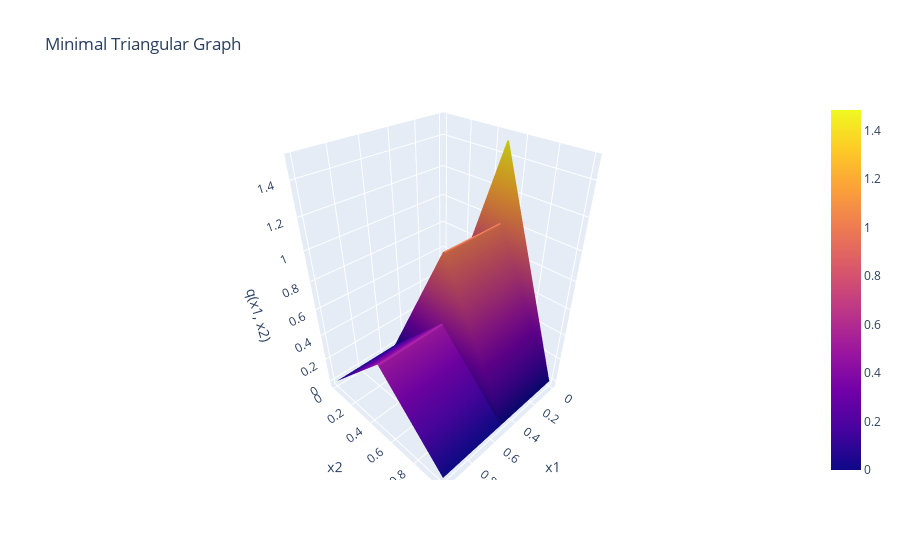

Notebook code for this chart:
### Markdown cell above
<center>

## Numerical Exercise 2
### Md Shariar Imroze Khan
### Matriculation Number: 220202354

</center>

___________________________________________________________________________

### Code cell
import plotly.graph_objects as go
import numpy as np

def q_triangle(x1, x2):
    return 1/2 - abs(x2 - 1/2)

def compute_minimal_graph():
    vertices = [[0, 0, 0], [0.5, 0, 0.5], [1, 0, 0], [0, 1, 0], [0.5, 1, 0.5], [1, 1, 0]]
    triangles = [[0, 0.5, 4], [1, 2, 4], [2, 3, 4], [0, 4, 3], [0, 3, 5]]

    def minimal_graph(x1, x2):
        q_values = []
        for i, triangle in enumerate(triangles):
            in_triangle = (x1 >= vertices[triangle[0]][0]) & (x1 <= vertices[triangle[1]][0]) & \
                          (x2 >= vertices[triangle[0]][1]) & (x2 <= vertices[triangle[2]][1])
            q_values.append(np.where(in_triangle, q_triangle(x1, x2), 0))
        return sum(q_values)

    return minimal_graph

# Example usage
minimal_graph_fn = compute_minimal_graph()

# Create grid points for surface plotting
x1 = np.linspace(0, 1, 100)
x2 = np.linspace(0, 1, 100)
X1, X2 = np.meshgrid(x1, x2)

# Evaluate the minimal graph function at grid points
Z = minimal_graph_fn(X1, X2)

# Create the surface plot using Plotly
fig = go.Figure(data=go.Surface(x=X1, y=X2, z=Z))

# Set the layout options
fig.update_layout(
    title='Minimal Triangular Graph',
    scene=dict(
        xaxis_title='x1',
        yaxis_title='x2',
        zaxis_title='q(x1, x2)',
    )
)

# Show the figure
fig.show()

### Figure 1 — Plotly figure (JSON) as saved in the notebook; plotly's stock layout.template omitted (floating-point values rounded to 4 significant figures; data arrays with more than 128 entries replaced by an {"elided": "..."} marker saying what was removed)
{"data": [{"type": "surface", "x": {"elided": "100x100 float values"}, "y": {"elided": "100x100 float values"}, "z": {"elided": "100x100 float values"}}], "layout": {"scene": {"xaxis": {"title": {"text": "x1"}}, "yaxis": {"title": {"text": "x2"}}, "zaxis": {"title": {"text": "q(x1, x2)"}}}, "title": {"text": "Minimal Triangular Graph"}}}
